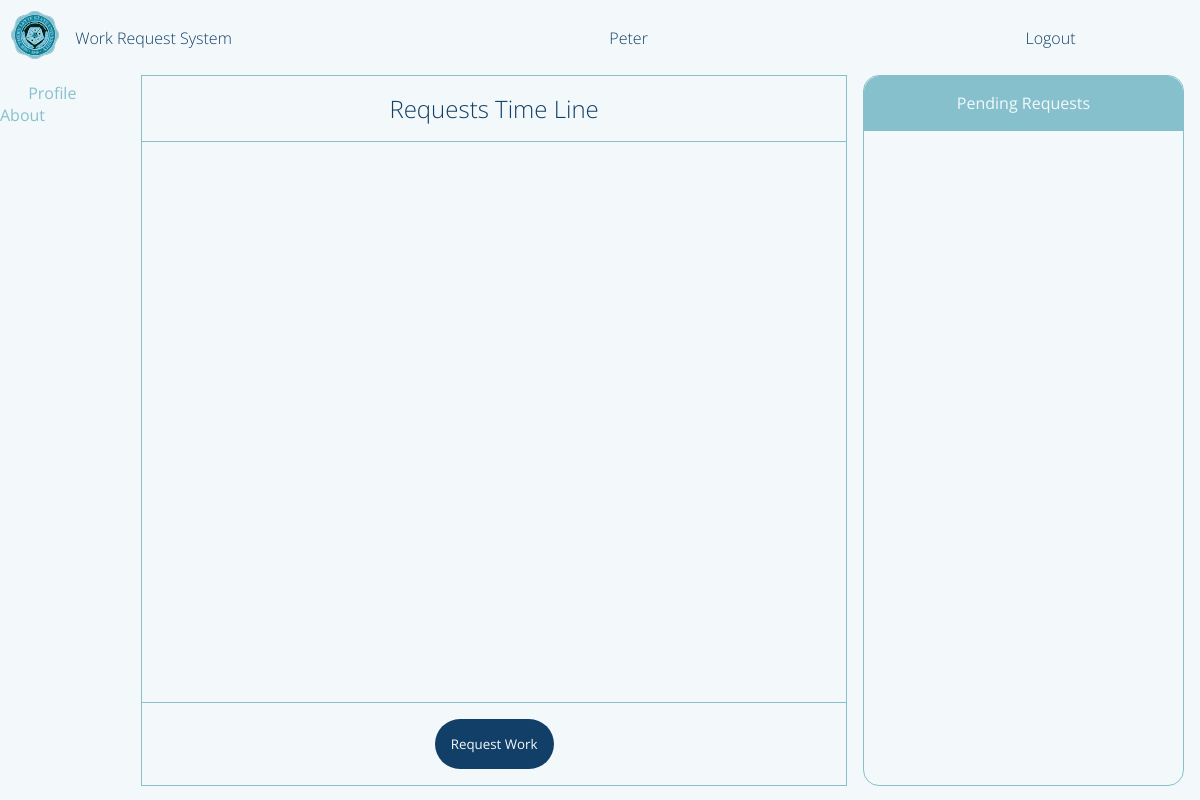
The app's page /requestorPage (signed in), older data.
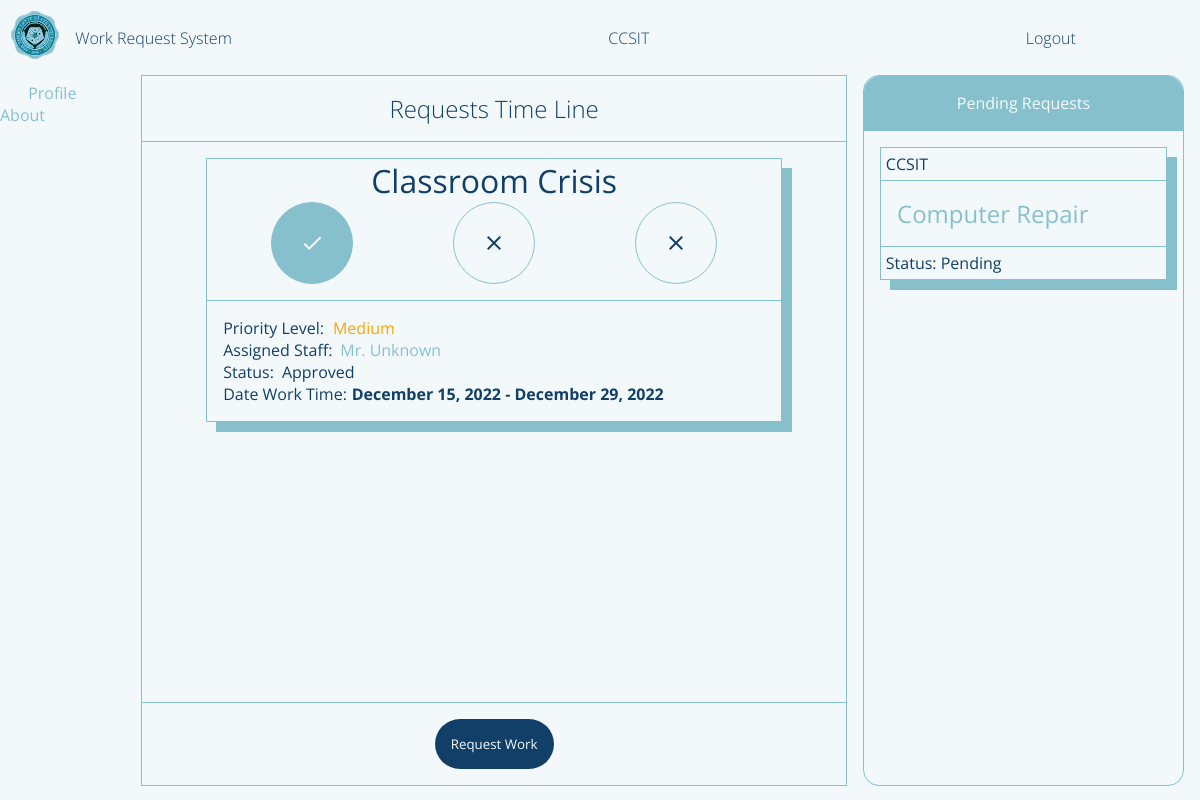
The same page, newer data.
### flaskApp/models.py (models this page shows, shortened)
class User(db.Model, UserMixin):
	__tablename__ = 'user'
	id = db.Column(db.Integer, primary_key=True)
	userName = db.Column(db.String(20), unique=True, nullable=False)
	userType = db.Column(db.String(20), default='Admin')
	passWord = db.Column(db.String(60), nullable=False)
	requestForm = db.relationship('UserRequestForm', backref='user')
	userStaffExtension = db.relationship('StaffExtension', backref='staffExtension', uselist=False)

class UserRequestForm(db.Model):
	__tablename__ = 'userRequestForm'
	id = db.Column(db.Integer, primary_key=True)
	requestorName = db.Column(db.String(500), nullable=False)
	requestTitle = db.Column(db.String(500), nullable=False)
	requestedWork = db.Column(db.String(500), nullable=False)
	roomNumber = db.Column(db.Integer(), nullable=False)
	avilabilityOfMaterials = db.Column(db.String(10), nullable=False)
	priorityLevel = db.Column(db.Integer, default=0) # change this to integer in the future 0 - pending 1 - high 2 - medium 3 - low
	status = db.Column(db.String(20), default='Pending')
	dateApproved = db.Column(DateTime, default=datetime.now(), nullable=False)
	dateLimit = db.Column(DateTime, default=datetime.now(), nullable=False)
	requestFormId = db.Column(db.Integer, db.ForeignKey('user.id'))

### flaskApp/routes.py (the view, shortened to what this page needs)
@app.route('/requestorPage', methods=['GET', 'POST'])
def requestorPage():
	if current_user.is_authenticated == False:
		return redirect(url_for('loginPage'))
	form = WorkRequestForm()
	user = User.query.filter_by(userName=current_user.userName).first()
	countRequests = UserRequestForm.query.filter_by(requestorName=current_user.userName).count()
	userRequestForms = UserRequestForm.query.filter_by(requestFormId=user.id).order_by(desc(UserRequestForm.id))
	return render_template('requestorDashboard.html', title='Requestor Page', user=current_user.userName, form=form, userForm=userRequestForms, count=countRequests)

### flaskApp/models.py (called while the page is built)
@loginManager.user_loader
def loadUser(userId):
	return User.query.get(int(userId))

### flaskApp/templates/requestorDashboard.html (shortened to what this page needs)
{% extends "layout.html" %}
{% block content %}
	<section class="content-main">
		<div class="content-main-head">
			Requests Time Line
		</div>
		<div class="content-main-body">
			{% for userForms in userForm %}
			{% if userForms.status != 'Pending' %}
				<div class="content-main-body-requests">
					<header>
						{{ userForms.requestTitle }}
					</header>
					<main>
						<body onload="progress()">
								{% if userForms.status == 'Approved' %}
								<ul class="progress">
									<li class="approved material-icons" value="0%">check</li>
									<li class="ongoing material-icons">close</li>
									<li class="finished material-icons">close</li>
								</ul>
								{% endif %}
						</body>
					</main>
					<footer>
						{% if userForms.priorityLevel == 1  %}
							<span>Priority Level: <i style="color:red;">High</i></span>
						{% elif userForms.priorityLevel == 2  %}
							<span>Priority Level: <i style="color:orange;">Medium</i></span>
						{% elif userForms.priorityLevel == 3  %}
							<span>Priority Level: <i style="color:green;">Low</i></span>
						{% endif %}
						<span class="assigned-staff">
							<p>Assigned Staff: </p>
							<a href="">Mr. Unknown</a>
						</span>
						<span class="status">
							<p>Status: </p>
							<p id="status">{{ userForms.status }}</p>
						</span>
						<span class="dateApp">
							<p>Date Work Time: </p>
							<p id="status" style="font-weight: bold;">{{ userForms.dateApproved.strftime("%B %d, %Y") }} - {{ userForms.dateLimit.strftime("%B %d, %Y") }}</p>
						</span>
					</footer>
				</div>
			{% endif %}
			{% endfor %}
		</div>
		<div class="content-main-foot">
			<button class="request-work-btn">Request Work</button>
		</div>
	</section>
	<section class="content-side-left">
		<span class="content-side-left-profile">
			<i class="material-icons content-side-left-icon">person</i>
			<a href="">Profile</a>
		</span>
		<span class="content-side-about">
			<i class="material-icons content-side-left-icon">help</i>
			<a href="">About</a>
		</span>
	</section>
	<section class="content-side-right">
		<header>Pending Requests</header>
		<main>
				{% for userForms in userForm %}
					{% if userForms.status == 'Pending' %}
						<span class="content-side-right-items">
							<div class="header-item">{{ userForms.requestorName }}</div>
							<div class="body-item"><a href="#">{{ userForms.requestTitle }}</a></div>
							<div class="footer-item">Status: {{ userForms.status }}</div>
						</span>
					{% endif %}
				{% endfor %}
		</main>
	</section>
	<section class="content-foot">
	</section>
{% endblock content %}

### flaskApp/templates/layout.html (shortened to what this page needs)
<!DOCTYPE html>
<html>
<head>
    {% if title == 'Login Page'%}
    	<link rel="stylesheet" type="text/css" href="{{ url_for('static', filename='login.css') }}">
    {% elif title == 'Admin Page'%}
    	<link rel="stylesheet" type="text/css" href="{{ url_for('static', filename='adminDashboard.css') }}">
    {% elif title == 'Requestor Page'%}
        <link rel="stylesheet" type="text/css" href="{{ url_for('static', filename='requestorDashboard.css') }}">
    {% elif title == 'Staff Page'%}
        <link rel="stylesheet" type="text/css" href="{{ url_for('static', filename='staffDashboard.css') }}">
     {% elif title == 'Admin Approval Page'%}
        <link rel="stylesheet" type="text/css" href="{{ url_for('static', filename='adminApproval.css') }}">
    {% endif%}
</head>
<body>
	<div class="container">
        {% if title != 'Login Page'%}
        <header class="content-header">
            <div class="img-box">
                <img class="logo_slsu" src="{{ url_for('static', filename='img/logo_slsu.svg') }}">
            </div>
            {% if title == 'Admin Page'%}
                <section class="header-title">
                    <a href="{{ url_for('adminPage') }}">Work Request System</a>
                </section>
                <section class="header-user">
                    {{ user }}
                </section>
            {% elif title == 'Requestor Page' %}
                <section class="header-title">
                    <a href="{{ url_for('requestorPage') }}">Work Request System</a>
                </section>
                <section class="header-user">
                    {{ user }}
                </section>
            {% endif %}
            <div class="header-profile">
                {% if current_user.is_authenticated == True %}
                <a href="{{ url_for('logout') }}">Logout</a>
                {% endif %}
            </div>
        </header>
        {% endif%}
		{% block content %}{% endblock content %}
	</div>
</body>
</html>

Row changes from the older to the newer data that the page shows:
changed User: userName "Peter" → "CCSIT"
now on this page (row edited): UserRequestForm: requestTitle "Classroom Crisis", shows "check", shows "Priority Level:", priorityLevel "Medium", status "Approved", dateApproved "December 15, 2022", dateLimit "December 29, 2022"
now on this page (row edited): UserRequestForm: requestorName "CCSIT", requestTitle "Computer Repair", status "Pending"
